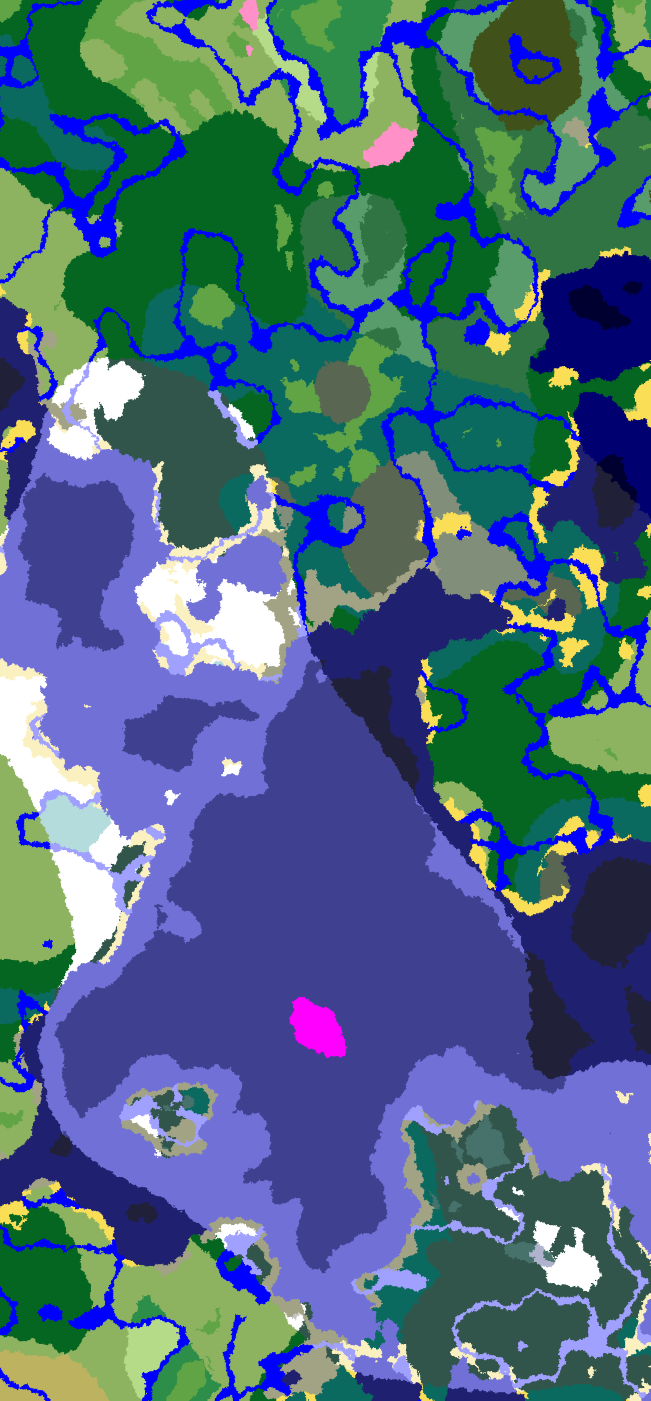
#> input picture assets/test-1800656191392519160_0_0.png, 2601 x 5601 px (shown at 1/4 size)
$ python ref_points_generator.py
#> lines starting #> are read from the running program, lines starting #| are printed output that depends on the picture
#> the answer given: ../../assets/test-1800656191392519160_0_0.png
"""
参考点自动生成工具（增强版）
用法：运行此脚本，按照提示打开地图图片，依次点击参考点（至少2个），
     输入对应的 Minecraft 世界坐标 (x, z)，脚本会输出 ref_points 代码段。
新增功能：
    - 右键点击撤销上一个点
    - 按 R 键重置所有点
    - 自动缩放图片以适应屏幕，点击坐标自动映射回原始图片尺寸
    - 输入坐标时支持重试，并显示当前点的像素坐标
    - 实时显示已采集的点列表
    - 至少需要 2 个点才能生成代码，推荐 3 个以上
"""
import cv2
import numpy as np
import json

class PointPicker:
    def __init__(self, image_path):
        self.original_img = cv2.imread(image_path)
#> self.original_img is the input picture: shape (5601, 2601, 3); mean B, G, R 126.7, 102.9, 73.7
        if self.original_img is None:
            raise FileNotFoundError(f"无法读取图片: {image_path}")
        self.original_h, self.original_w = self.original_img.shape[:2]
#> self.original_h = 5601; self.original_w = 2601

        self.scale = 1.0
        self.display_img = self._resize_for_display()
        self.display_h, self.display_w = self.display_img.shape[:2]

        self.points = []
        self.window_name = "参考点标定工具"
        self.running = True

    def _resize_for_display(self, max_width=1200, max_height=800):
#> called with max_width = 1200, max_height = 800
        h, w = self.original_h, self.original_w
#> h = 5601; w = 2601
        scale_w = max_width / w
#> scale_w = 0.461
        scale_h = max_height / h
#> scale_h = 0.143
        self.scale = min(scale_w, scale_h)
#> self.scale = 0.143
        if self.scale < 1.0:
            new_w = int(w * self.scale)
#> new_w = 371
            new_h = int(h * self.scale)
#> new_h = 800
            display = cv2.resize(self.original_img, (new_w, new_h), interpolation=cv2.INTER_AREA)
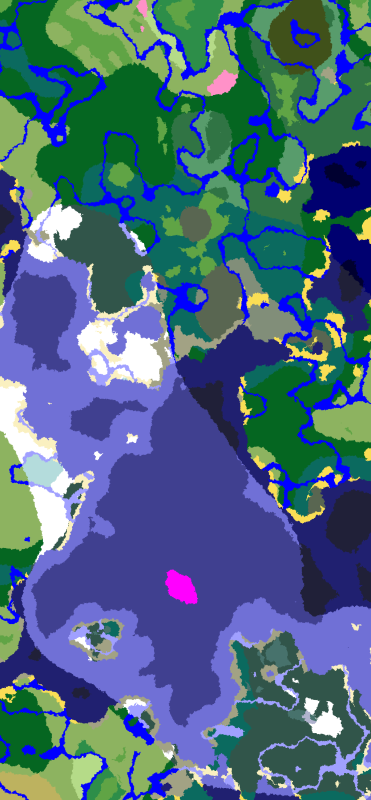
#> display: shape (800, 371, 3); mean B, G, R 126.7, 102.9, 73.7
        else:
            display = self.original_img.copy()
            self.scale = 1.0
        return display

    def _map_display_to_original(self, dx, dy):
        ox = int(dx / self.scale)
        oy = int(dy / self.scale)
        ox = max(0, min(ox, self.original_w - 1))
        oy = max(0, min(oy, self.original_h - 1))
        return ox, oy

    def _draw_points(self):
        img_copy = self.display_img.copy()
        for idx, (ox, oy) in enumerate(self.points):
            dx = int(ox * self.scale)
            dy = int(oy * self.scale)
            cv2.circle(img_copy, (dx, dy), 6, (0, 255, 0), -1)
            cv2.putText(img_copy, f"{idx+1}", (dx+5, dy-5),
                        cv2.FONT_HERSHEY_SIMPLEX, 0.6, (0, 255, 255), 2)
            cv2.putText(img_copy, f"({ox},{oy})", (dx+5, dy+10),
                        cv2.FONT_HERSHEY_SIMPLEX, 0.4, (255, 255, 0), 1)
        return img_copy

    def _show_info(self):
        title = f"{self.window_name} - 已选点: {len(self.points)} (右键撤销 | R重置 | ESC完成)"
        cv2.setWindowTitle(self.window_name, title)

    def mouse_callback(self, event, x, y, flags, param):
        if event == cv2.EVENT_LBUTTONDOWN:
            ox, oy = self._map_display_to_original(x, y)
            self.points.append((ox, oy))
            print(f"[+] 添加点 {len(self.points)}: 原始坐标 ({ox}, {oy})")
            self.refresh_display()
        elif event == cv2.EVENT_RBUTTONDOWN:
            if self.points:
                removed = self.points.pop()
                print(f"[-] 撤销点 {len(self.points)+1}: 原始坐标 {removed}")
                self.refresh_display()
            else:
                print("[提示] 没有可撤销的点")

    def refresh_display(self):
        img_with_points = self._draw_points()
        cv2.imshow(self.window_name, img_with_points)
        self._show_info()

    def run(self):
        cv2.namedWindow(self.window_name, cv2.WINDOW_NORMAL)
        cv2.resizeWindow(self.window_name, self.display_w, self.display_h)
        self.refresh_display()
        cv2.setMouseCallback(self.window_name, self.mouse_callback)

        print("\n=== 操作说明 ===")
        print("左键点击：添加参考点")
        print("右键点击：撤销上一个点")
        print("按 R 键：重置所有点")
        print("按 ESC 键：完成采集并继续\n")

        while self.running:
            key = cv2.waitKey(1) & 0xFF
#> (key Esc is pressed here)
            if key == 27:
                self.running = False
            elif key == ord('r') or key == ord('R'):
                self.points.clear()
                print("[*] 已重置所有点")
                self.refresh_display()

        cv2.destroyAllWindows()
        return self.points

def get_world_coordinates(point_index, pixel_coord):
    while True:
        print(f"\n--- 点 {point_index+1} ---")
        print(f"像素坐标: ({pixel_coord[0]}, {pixel_coord[1]})")
        try:
            world_x = input("请输入 Minecraft 世界 X 坐标: ").strip()
            if world_x.lower() == 'q':
                return None
            world_x = float(world_x)
            world_z = input("请输入 Minecraft 世界 Z 坐标: ").strip()
            if world_z.lower() == 'q':
                return None
            world_z = float(world_z)
            return (world_x, world_z)
        except ValueError:
            print("❌ 输入无效，请输入数字坐标。输入 'q' 可跳过当前点。")

def main():
    print("=" * 60)
    print("MTR 动画框架 - 增强版参考点生成工具")
    print("=" * 60)
    image_path = input("请输入地图图片路径: ").strip()

    try:
        picker = PointPicker(image_path)
    except FileNotFoundError as e:
        print(e)
        return

    points_pixel = picker.run()

    if len(points_pixel) < 2:
        print(f"\n⚠️ 至少需要 2 个参考点，当前只有 {len(points_pixel)} 个。")
        print("请重新运行脚本并采集足够的点。")
        return

    print(f"\n✅ 共采集到 {len(points_pixel)} 个像素点")

    ref_points = []
    for idx, (px, py) in enumerate(points_pixel):
        result = get_world_coordinates(idx, (px, py))
        if result is None:
            print("⚠️ 用户跳过，放弃该点")
            continue
        wx, wz = result
        ref_points.append((px, py, wx, wz))

    if len(ref_points) < 2:
        print("❌ 有效参考点不足 2 个，无法生成映射。")
        return

    print("\n" + "=" * 60)
    print("生成的 ref_points 代码（直接复制到 setup_map 中）：")
    print("ref_points = [")
    for rp in ref_points:
        print(f"    {rp},")
    print("]")
    print("=" * 60)

    if len(ref_points) >= 3:
        print("✅ 使用了 3 个或更多点，主框架将自动采用仿射变换（可纠正旋转/倾斜）。")
    else:
        print("⚠️ 仅使用了 2 个点，主框架将采用缩放+平移映射（假设地图已正射校正）。")
        print("   推荐使用 3 个及以上参考点获得更精确的配准。")

    save = input("\n是否保存到 ref_points.json 以便日后使用？(y/n): ").strip().lower()
    if save == 'y':
        output = {"image_path": image_path, "ref_points": ref_points}
        with open("ref_points.json", "w", encoding="utf-8") as f:
            json.dump(output, f, indent=2, ensure_ascii=False)
        print("✅ 已保存到 ref_points.json（包含图片路径和参考点）")
    else:
        print("未保存。")

if __name__ == "__main__":
    main()

$ run again, on assets/a.png
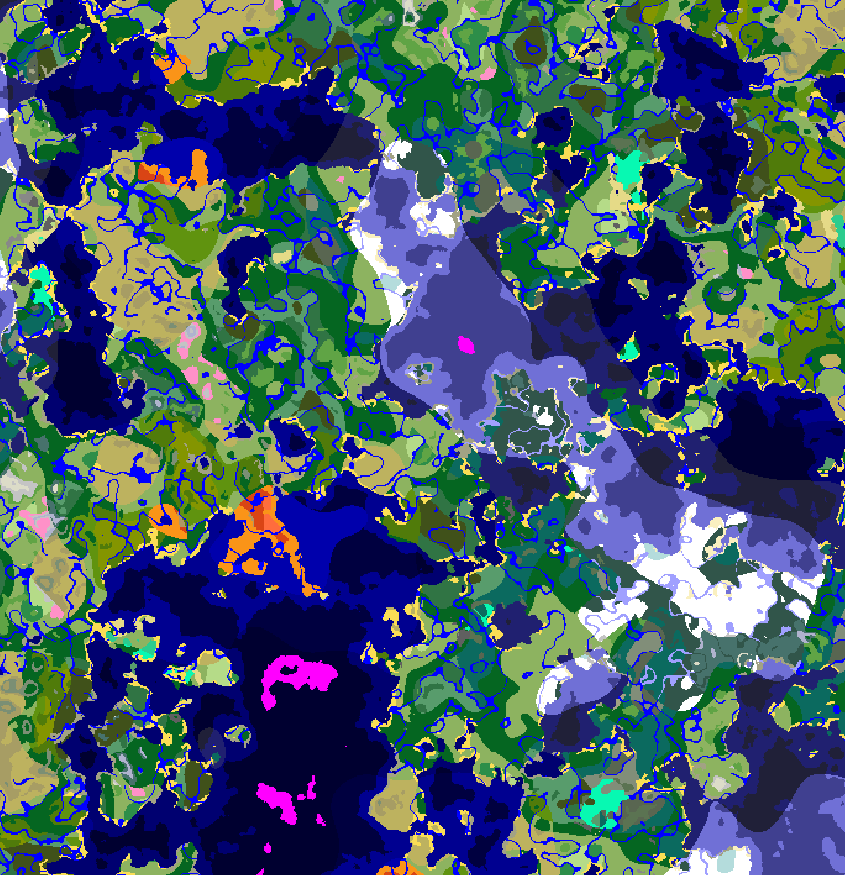
#> input picture assets/a.png, 845 x 875 px
#> in __init__, self.original_img is the input picture: shape (875, 845, 3); mean B, G, R 104.8, 88.6, 66.1
#> in _resize_for_display, `display = cv2.resize(self.original_img, (new_w, new_h), interpolation=..`:
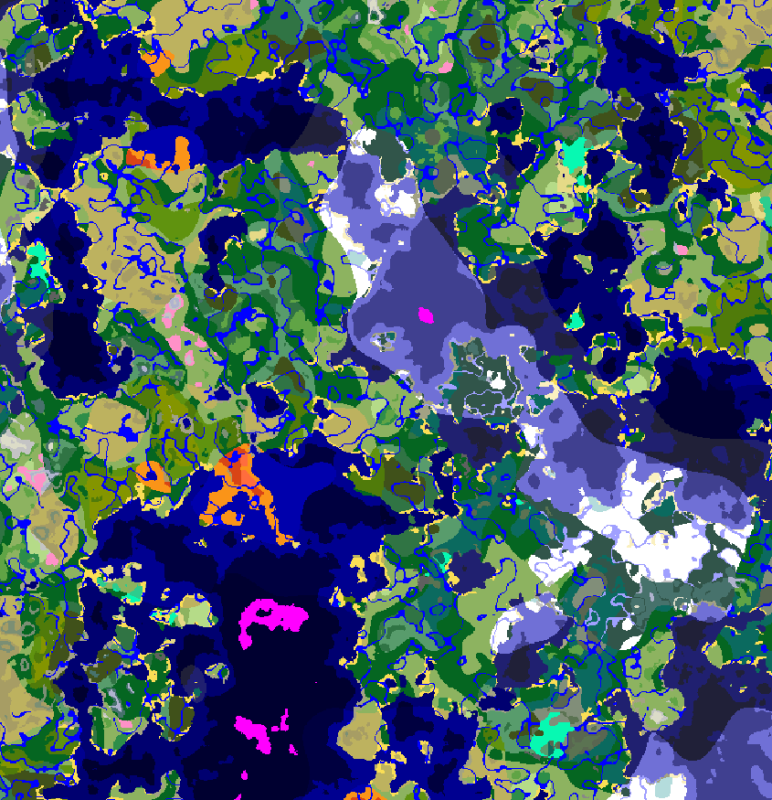
#> display: shape (800, 772, 3); mean B, G, R 104.8, 88.6, 66.1
